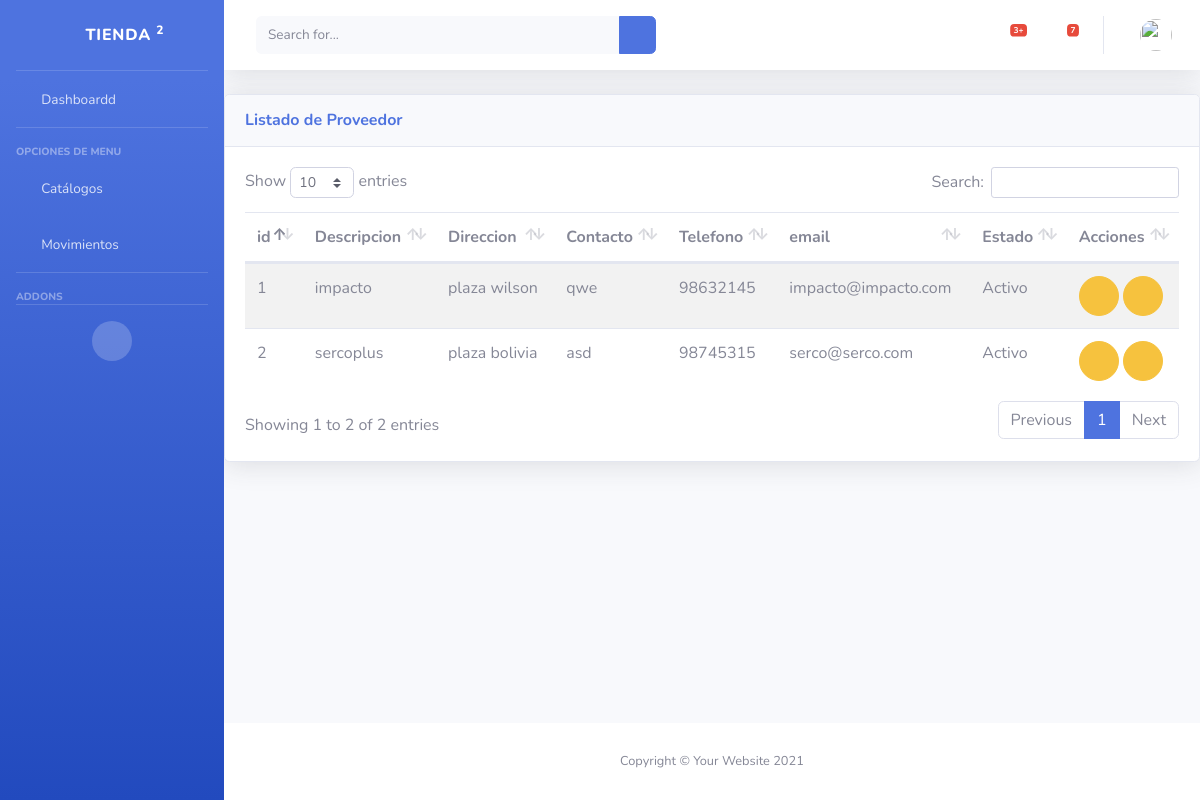
Page /cmp/proveedor/ (signed in) on the committed database.
### cmp/models.py (models this page shows, shortened)
class Proveedor(Class_Modelo):
    description = models.CharField(max_length=100,unique=True,verbose_name="descripcion")
    direction=  models.CharField(max_length=250,null=True,blank=True,verbose_name="direccion")
    contact= models.CharField(max_length=100,verbose_name="Contacto")
    phone= models.CharField(max_length=10,null=True,blank=True,verbose_name="Telefono")
    email= models.CharField(max_length=250,null=True,blank=True,verbose_name="Email")
    class Meta:
        verbose_name = 'Proveedor'
        verbose_name_plural ='Proveedores'

### cmp/views.py (the view)
# urls.py: path('proveedor/',views.proveedorview,name='proveedor'),
@login_required(login_url='login')
def proveedorview(request):
    proveedores =Proveedor.objects.all()
    return render(request,'cmp/proveedor_list.html',{
        'proveedores':proveedores
    })

### cmp/templates/cmp/proveedor_list.html (shortened to what this page needs)
{% extends "base/base.html" %}
{%load static%}
{%block page_content %}
<div class="card shadow mb-4">
                                <div
                                    class="card-header py-3 d-flex flex-row align-items-center justify-content-between">
                                    <h6 class="m-0 font-weight-bold text-primary">Listado de Proveedor</h6>
                                    <div class="dropdown no-arrow">
                                        <a class="dropdown-toggle" href="#" role="button" id="dropdownMenuLink"
                                            data-toggle="dropdown" aria-haspopup="true" aria-expanded="false">
                                            <i class="fas fa-ellipsis-v fa-sm fa-fw text-gray-400"></i>
                                        </a>
                                    </div>
                                </div>
                                <div class="card-body">
                                   {%if not proveedores %}
                                       <div class= "alert alert-info">No hay Proveedores</div>
                                    {%else%}
                                    <table class="table table-striped table-hover">
                                        <thead>
                                                <th> id</th>
                                                <th> Descripcion </th>
                                                <th> Direccion</th>
                                                <th> Contacto</th>
                                                <th> Telefono</th>
                                                <th> email </th>
                                                <th> Estado</th>
                                                <th class="all">Acciones </th>
                                        </thead>
                                        <tbody>
                                        {% for item in proveedores %}
                                            <tr>
                                                <td>{{ item.id}} </td>
                                                <td>{{ item.description}} </td>
                                                <td> {{ item.direction}}</td>
                                                <td> {{ item.contact}}</td>
                                                <td> {{ item.phone}}</td>
                                                <td>{{ item.email}} </td>
                                                <td> {{ item.estado|yesno:"Activo,Inactivo"}}</td>
                                                <td>
                                                    <button  class="btn btn-warning btn-circle" onclick="return abrir_modal('{% url 'editarProveedor' id=item.id%}')" href="#" role="button"><i class =" far fa-edit"></i> </button>
                                                    <button  class="btn btn-warning btn-circle" onclick="return abrir_modal('{% url 'inactivarProveedor' id=item.id%}')" href="#"  role="button"><i class =" far fa-thumbs-down"></i> </button>
                                                </td>
                                            </tr>
                                        {% endfor %}
                                        </tbody>
                                    </table>
                                {%endif %}
                                </div>
                            </div>
                            {%endblock%}

### rows in the picture
Proveedor: id "1", description "impacto", direction "plaza wilson", contact "qwe", phone "98632145", email "impacto@impacto.com", estado "Activo"
Proveedor: id "2", description "sercoplus", direction "plaza bolivia", contact "asd", phone "98745315", email "serco@serco.com", estado "Activo"
